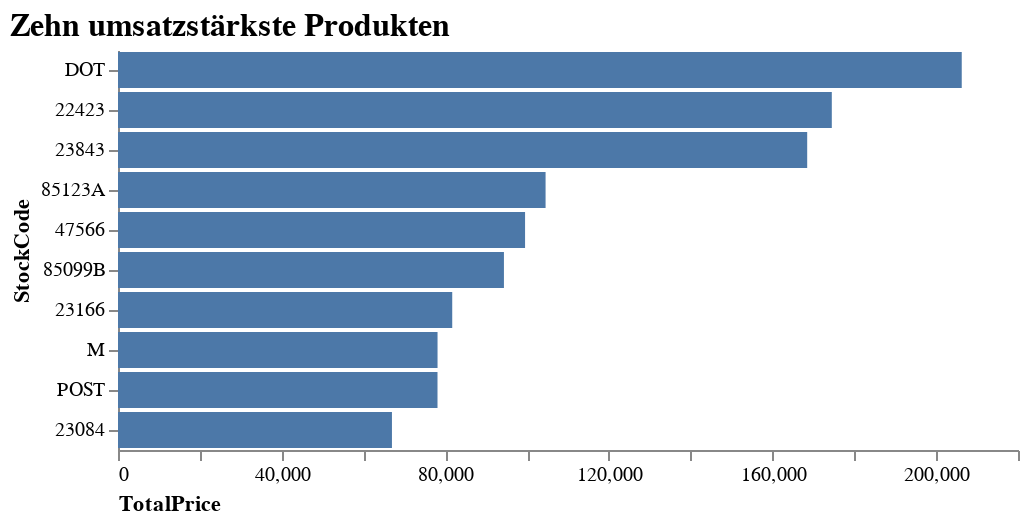

The notebook cell this image was saved under:
### Markdown cell above
#### H2: Mit einem Produkt wird ein Umsatz von mindestens zehn Prozent des Gesamtumsatzes erzielt.

### Code cell
# Filter nach den umsatzstärksten Produkten
df_plot = df_sales.groupby("StockCode").sum().sort_values(["TotalPrice"], ascending=False)[:10]
df_plot["StockCode"] = df_plot.index

# Visualisierung der umsatzstärksten Kunden
alt.Chart(df_plot).mark_bar().encode(
    x=alt.X("TotalPrice",
            axis=alt.Axis(title="TotalPrice", 
                          labelAngle=0,
                          titleAnchor="start",
                          grid=False)),
    y=alt.Y("StockCode",
            sort="-x", 
            axis=alt.Axis(title = "StockCode",
                          titleAnchor="middle"))
).properties(
    title="Zehn umsatzstärkste Produkten",
    width=450,
    height=200
).configure_view(
    strokeWidth=0
).configure_title( 
    fontSize=16,
    font='Arial',
    color='black',
    anchor='start'
)

### Figure 1 — Vega-Lite specification as saved in the notebook (floating-point values rounded to 4 significant figures)
{"config": {"view": {"continuousWidth": 400, "continuousHeight": 300, "strokeWidth": 0}, "title": {"anchor": "start", "color": "black", "font": "Arial", "fontSize": 16}}, "data": {"name": "data-f2cbfc4584fd085c60f5775a62a7d18a"}, "mark": "bar", "encoding": {"x": {"type": "quantitative", "axis": {"grid": false, "labelAngle": 0, "title": "TotalPrice", "titleAnchor": "start"}, "field": "TotalPrice"}, "y": {"type": "nominal", "axis": {"title": "StockCode", "titleAnchor": "middle"}, "field": "StockCode", "sort": "-x"}}, "height": 200, "title": "Zehn umsatzstärkste Produkten", "width": 450, "$schema": "https://vega.github.io/schema/vega-lite/v4.8.1.json", "datasets": {"data-f2cbfc4584fd085c60f5775a62a7d18a": [{"Quantity": 1708, "UnitPrice": 206200.0, "TotalPrice": 206200.0, "StockCode": "DOT"}, {"Quantity": 13890, "UnitPrice": 28190.0, "TotalPrice": 174500.0, "StockCode": "22423"}, {"Quantity": 80995, "UnitPrice": 2.08, "TotalPrice": 168500.0, "StockCode": "23843"}, {"Quantity": 41664, "UnitPrice": 7060.0, "TotalPrice": 104500.0, "StockCode": "85123A"}, {"Quantity": 18299, "UnitPrice": 9885.0, "TotalPrice": 99500.0, "StockCode": "47566"}, {"Quantity": 48478, "UnitPrice": 5249.0, "TotalPrice": 94340.0, "StockCode": "85099B"}, {"Quantity": 78033, "UnitPrice": 367.1, "TotalPrice": 81700.0, "StockCode": "23166"}, {"Quantity": 7230, "UnitPrice": 74110.0, "TotalPrice": 78110.0, "StockCode": "M"}, {"Quantity": 6500, "UnitPrice": 34990.0, "TotalPrice": 78100.0, "StockCode": "POST"}, {"Quantity": 31722, "UnitPrice": 2466.0, "TotalPrice": 66960.0, "StockCode": "23084"}]}}
